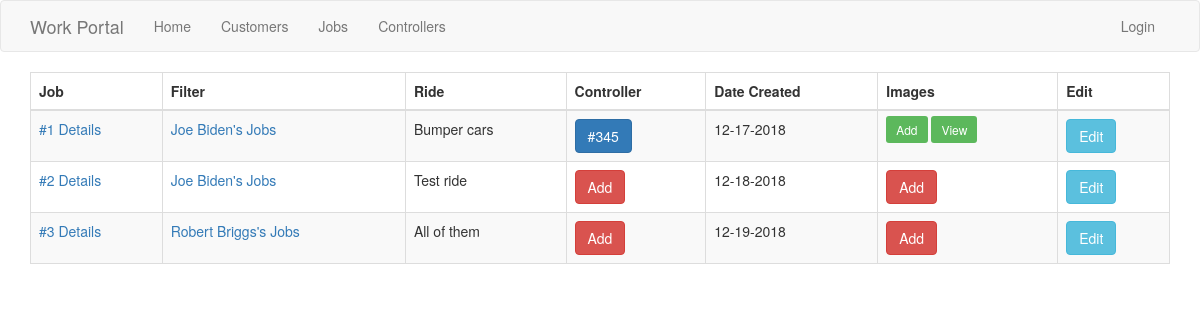
The page /orders on the database as committed earlier.
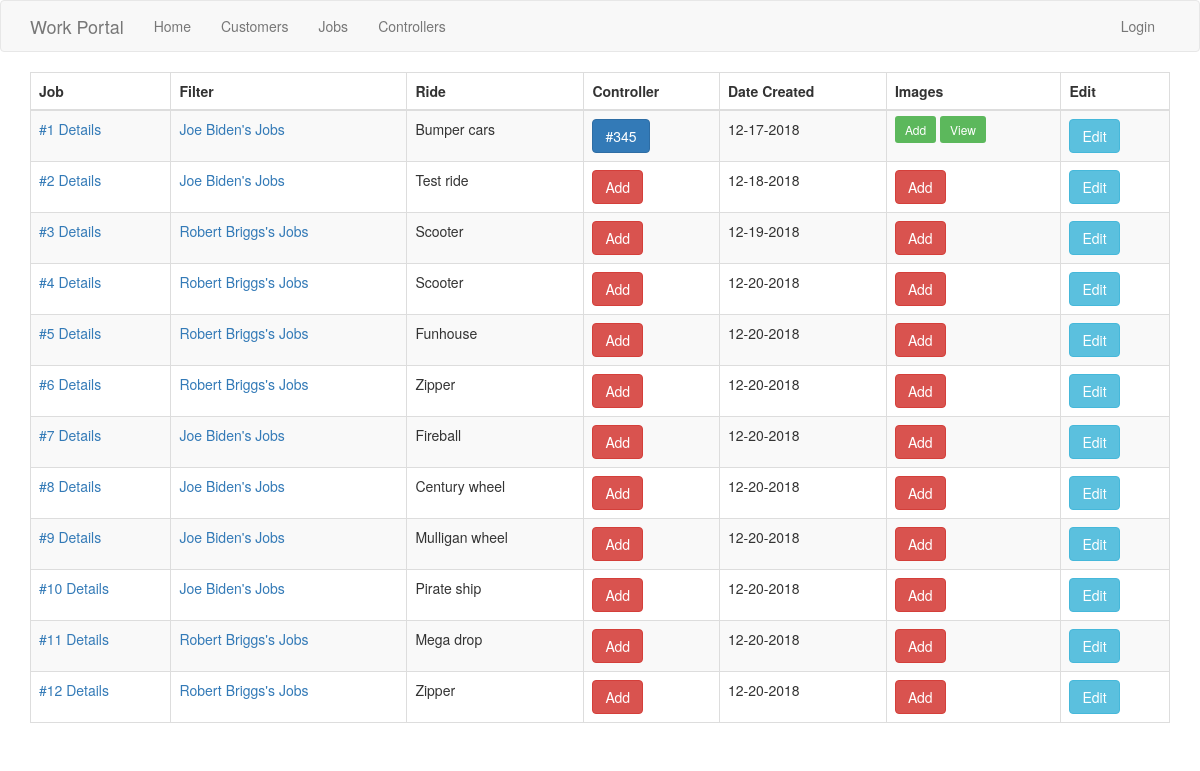
The same page on the database as committed later.
### app/models.py (models this page shows, shortened)
class Order(db.Model):
    id = db.Column(db.Integer, primary_key=True)
    customer_id = db.Column(db.Integer(), db.ForeignKey('customer.id'))
    controller = db.relationship('Controller', backref='order', lazy=True, cascade='delete,all')
    bubble_six = db.Column(db.Integer(), nullable=False)
    bubble_nine = db.Column(db.Integer(), nullable=False)
    bubble_fourteen = db.Column(db.Integer(), nullable=False)
    puck_six = db.Column(db.Integer(), nullable=False)
    puck_molex_six = db.Column(db.Integer(), nullable=False)
    puck_nine = db.Column(db.Integer(), nullable=False)
    long_nineteen = db.Column(db.Integer(), nullable=False)
    short_nineteen = db.Column(db.Integer(), nullable=False)
    green_nineteen = db.Column(db.Integer(), nullable=False)
    ads_twentyfour = db.Column(db.Integer(), nullable=False)
    ads_thirtysix = db.Column(db.Integer(), nullable=False)
    two_forty = db.Column(db.Integer(), nullable=False)
    three_twenty = db.Column(db.Integer(), nullable=False)
    image = db.relationship('Image', backref='order', lazy=True, cascade='delete,all')
    controller = db.relationship('Controller', backref='order', lazy=True, cascade='delete,all')
    ride = db.Column(db.String(128), nullable=True)
    date_created = db.Column(db.DateTime, nullable=False, default=datetime.now)
    date_updated = db.Column(db.DateTime, onupdate=datetime.now)

class Customer(db.Model):
    name = db.Column(db.String(120), index=True)
    email = db.Column(db.String(64), index=True, unique=True)
    id = db.Column(db.Integer, primary_key=True)
    company = db.Column(db.String(120))
    phone = db.Column(db.String(20))
    address = db.Column(db.String(200))
    order = db.relationship('Order', backref='customer', lazy=True, cascade='delete,all')
    controller = db.relationship('Controller', backref='customer', lazy=True, cascade='delete,all')

class Controller(db.Model):
    id = db.Column(db.Integer, primary_key=True)
    controller_number = db.Column(db.Integer())
    order_id = db.Column(db.Integer(), db.ForeignKey('order.id'))
    customer_id = db.Column(db.Integer(), db.ForeignKey('customer.id'))
    t_one_thousand = db.Column(db.Integer())
    t_one_thousand_a = db.Column(db.Integer())
    ym_four = db.Column(db.Integer())
    ym_eight = db.Column(db.Integer())
    falcon_two = db.Column(db.Integer)
    falcon_four = db.Column(db.Integer())
    falcon_sixteen = db.Column(db.Integer())
    twentyfour_to_five = db.Column(db.Integer())
    twentyfour_to_twelve = db.Column(db.Integer())
    number_of_datas = db.Column(db.Integer())
    raspberry_pi = db.Column(db.Integer())
    tp_link = db.Column(db.Integer())
    spokes = db.Column(db.Integer())
    boxes = db.Column(db.String())
    phoenix_one_by_one = db.Column(db.Integer())
    phoenix_one_by_two = db.Column(db.Integer())
    phoenix_two_by_two = db.Column(db.Integer())
    date_created = db.Column(db.DateTime, nullable=False, default=datetime.now)
    date_updated = db.Column(db.DateTime, onupdate=datetime.now)

### app/order/routes.py (the view)
@bp.route('/orders')
def list_orders():
    orders = Order.query.all()
    return render_template('order/list_orders.html', orders=orders, title='All Orders')

### app/templates/order/list_orders.html
{% extends "base.html" %}
{% import 'bootstrap/wtf.html' as wtf %}
{% block app_content %}
<table id="order_table" class="table table-striped table-bordered">
    <thead>
        <tr>
            <th>Job</th>
            <th>Filter</th>
            <th>Ride</th>
            <th>Controller</th>
            <th>Date Created</th>
            <th>Images</th>
            <th>Edit</th>
        </tr>
    <tbody>
        {% for order in orders %}
        <tr>
            <td>
                <a href="{{ url_for('order.detail_order', number=order.id) }}">#{{ order.id }} Details</a>
            </td>
            <td>
                <a href="{{ url_for('order.customer_orders', customer_id=order.customer.id) }}">{{
                    order.customer.name.title() }}'s
                    Jobs</a>
            </td>
            <td>{% if order.ride %}
                {{ order.ride.capitalize() }}
                {% else %}
                None on file!
                {% endif %}
            </td>
            <td>
                {% if order.controller %}
                {% for controller in order.controller %}
                <a class="btn btn-primary" href="{{ url_for('controller.detail_controller', controller_number=controller.controller_number) }}">
                    #{{ controller.controller_number }}</a>
                {% endfor %}
                {% else %}
                <a class="btn btn-danger" href="{{ url_for('controller.create_controller', order_id=order.id, customer_id=order.customer.id) }}">Add</a>
                {% endif %}
            </td>
            <td>
                {{ order.date_created.strftime('%m-%d-%Y') }}
            </td>
            <td>
                {% if order.image %}
                <a class="btn-sm btn-success" href="{{ url_for('upload', order_id=order.id) }}">Add</a>
                <a class="btn-sm btn-success" href="#">View</a>
                {% else %}
                <a class="btn btn-danger" href="{{ url_for('upload', order_id=order.id) }}">Add</a>
                {% endif %}
            </td>
            <td><a class="btn-info btn" href="{{ url_for('order.edit_order', number=order.id) }}">Edit</a></td>
        </tr>
        {% endfor %}
    </tbody>
    </thead>
</table>
{% endblock %}

### app/templates/base.html (shortened to what this page needs)
{% extends 'bootstrap/base.html' %}
{% block head %}
    {{ super() }}
    <link rel="stylesheet" href="{{ url_for('static', filename='css/main.css') }}">
    <link rel="stylesheet" type="text/css" href="https://cdn.datatables.net/1.10.19/css/dataTables.bootstrap.min.css">
{% endblock %}
{% block navbar %}
    <nav class="navbar navbar-default">
        <div class="container">
            <div class="navbar-header">
                <a class="navbar-brand" href="{{ url_for('main.index') }}">Work Portal</a>
            </div>
            <div class="collapse navbar-collapse" id="bs-example-navbar-collapse-1">
                <ul class="nav navbar-nav">
                    <li><a href="{{ url_for('main.index') }}">Home</a></li>
                    <li><a href="{{ url_for('customer.customers') }}">Customers</a></li>
                    <li><a href="{{ url_for('order.list_orders') }}">Jobs</a></li>
                    <li><a href="{{ url_for('controller.list_controllers') }}">Controllers</a></li>
                </ul>
                <ul class="nav navbar-nav navbar-right">
                    {% if current_user.is_anonymous %}
                        <li><a href="{{ url_for('main.login') }}">Login</a></li>
                    {% else %}
                        <li><a href="{{ url_for('main.logout') }}">Logout</a></li>
                    {% endif %}
                </ul>
            </div>
        </div>
    </nav>
{% endblock %}
{% block content %}
    <div class="container">
        {% block app_content %}{% endblock %}
    </div>
{% endblock %}

Rows that differ between the two databases and show on the page:
changed Order id 3: ride "All of them" → "Scooter"
added Order: id "4", customer.name "Robert Briggs", ride "Scooter", date_created "12-20-2018"
added Order: id "5", customer.name "Robert Briggs", ride "Funhouse", date_created "12-20-2018"
added Order: id "6", customer.name "Robert Briggs", ride "Zipper", date_created "12-20-2018"
added Order: id "7", customer.name "Joe Biden", ride "Fireball", date_created "12-20-2018"
added Order: id "8", customer.name "Joe Biden", ride "Century wheel", date_created "12-20-2018"
added Order: id "9", customer.name "Joe Biden", ride "Mulligan wheel", date_created "12-20-2018"
added Order: id "10", customer.name "Joe Biden", ride "Pirate ship", date_created "12-20-2018"
added Order: id "11", customer.name "Robert Briggs", ride "Mega drop", date_created "12-20-2018"
added Order: id "12", customer.name "Robert Briggs", ride "Zipper", date_created "12-20-2018"
